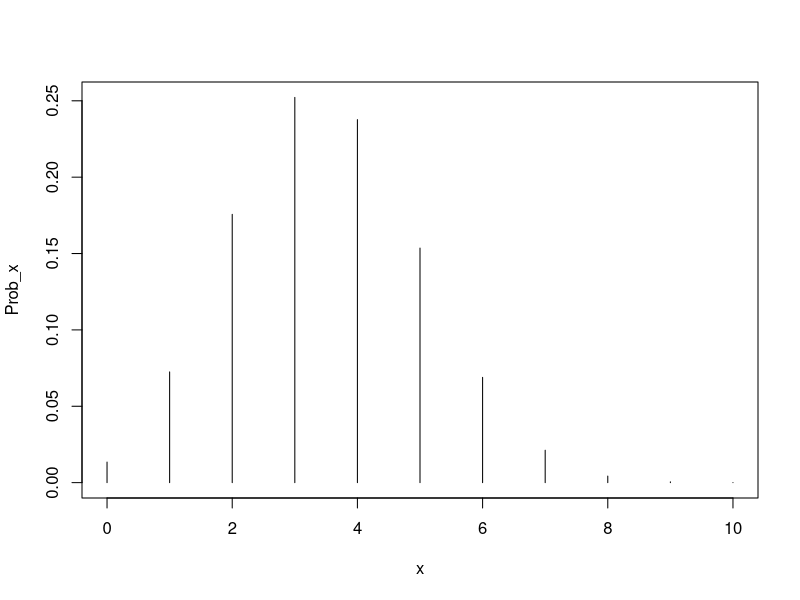
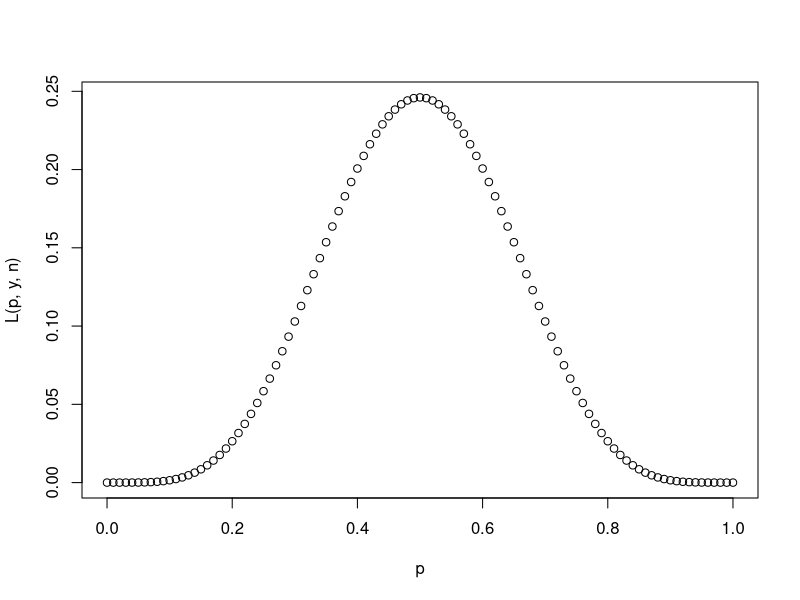
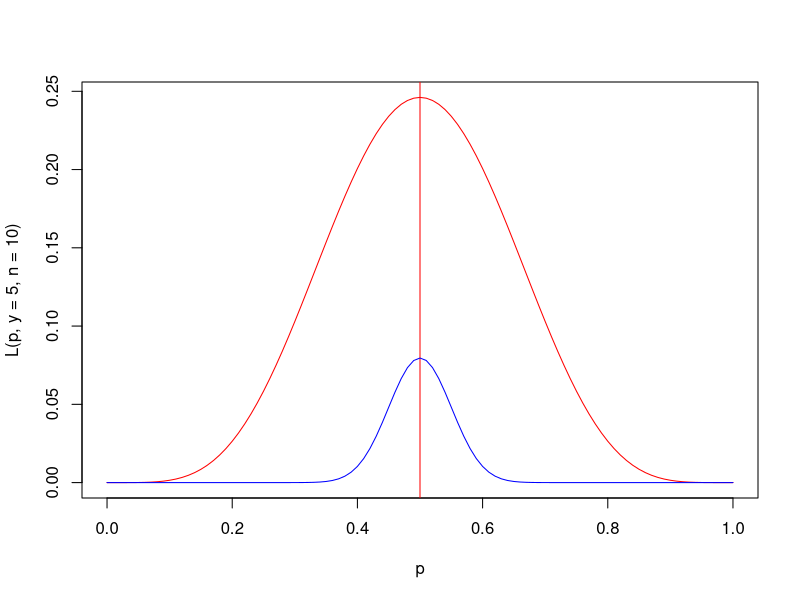
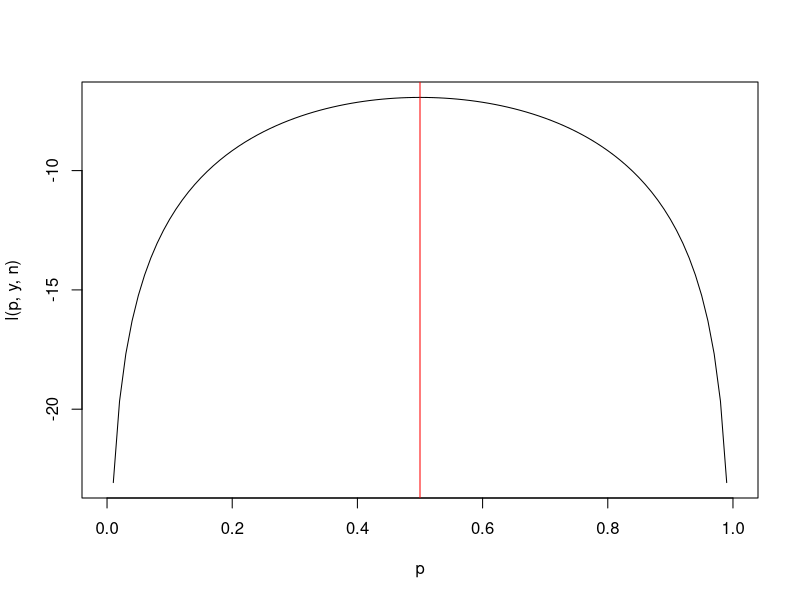
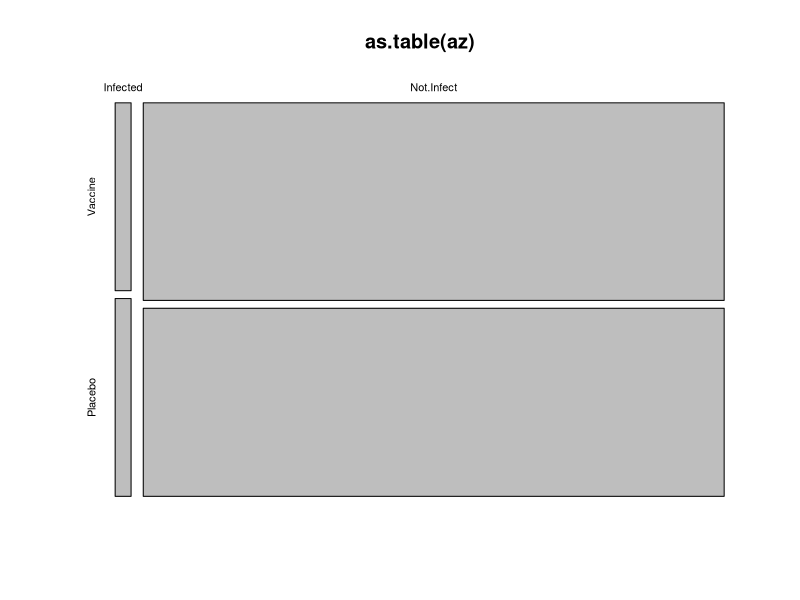
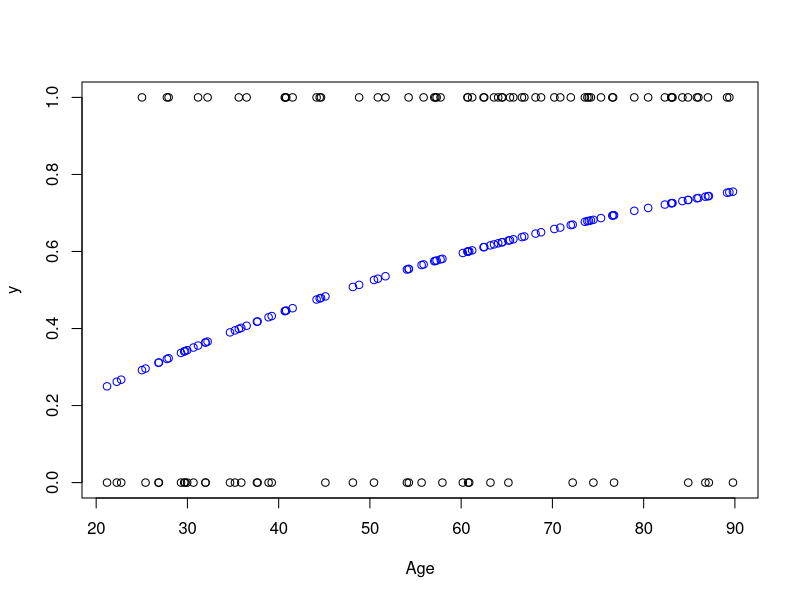
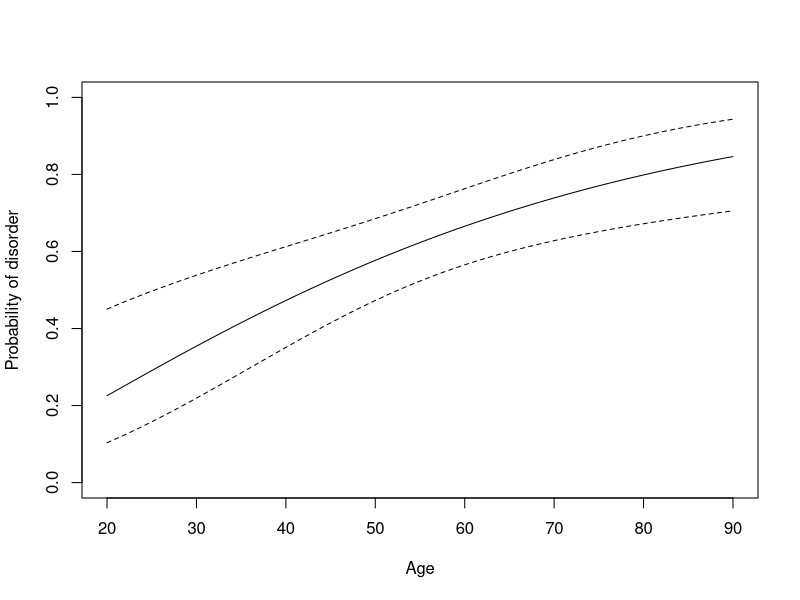

Reproduce these figures in R, in order.
## ---- chunk 1
knitr::opts_chunk$set(echo = TRUE)
## ---- chunk 2
x = 0:10
Prob_x = dbinom(x, 10, 0.35)
plot(x, Prob_x, type="h")
## ---- chunk 3
y = 5 # observed data
n = 10
L = function(p, y, n) choose(n,y) * p^y * (1-p)^(n-y) # see binomial probability expression above
p = seq(0, 1, by = 0.01) # values of p ranging from 0 to 1
plot(p, L(p, y, n)) # include argument type = "l" to get a line instead
## ---- chunk 4
likelihood = L(p, y, n)
p[likelihood == max(likelihood)]
## ---- chunk 5
plot(p, L(p, y=5, n=10), type="l", col="red") 
abline(v=y/n, col="red")
lines(p, L(p, y=50, n=100), col="blue") 
## ---- chunk 6
l = function(p, y=5, n=10) y*log(p) + (n-y)*log(1-p)
plot(p, l(p, y, n), type="l") 
abline(v=y/n, col="red")
## ---- chunk 7
# https://www.nytimes.com/2021/02/07/world/south-africa-astrazeneca-vaccine.html

az <- matrix(c(19, 748-19, 20, 714-20), ncol=2)
rownames(az) <- c("Infected", "Not.Infect")
colnames(az) <- c("Vaccine", "Placebo")

as.table(az)
plot(as.table(az))
## ---- chunk 8
(p.inf <- az["Infected", ] / colSums(az))
## ---- chunk 9
(odds.inf <- p.inf / (1 - p.inf))
## ---- chunk 10
(odds.ratio <- odds.inf["Vaccine"] / odds.inf["Placebo"])
## ---- chunk 11
(outcome <- cbind(Infected=az["Infected", ], Not.Infect=az["Not.Infect", ]))
(treatment <- factor(colnames(az)))
## ---- chunk 12
summary(m <- glm(outcome ~ treatment, family=binomial(link="logit")))
## ---- chunk 13
exp(confint(m)[2, ])
## ---- chunk 14
n = 100 # Number of individuals
Age = runif(n, 20, 90) # Draw ages from a uniform distribution (not realistic, but works for the purpose)
h = 1/100 # If b = 1, time until the disorder develops is exponentially distributed with mean 1/h
b = 1.1 # To see the relationship between accelerated Age and Age, use plot(Age, Age^b); abline(0,1)
eta = log(h) + b*log(Age)
p = 1-exp(-exp(eta))
y = rbinom(n, 1, p)
plot(Age, y)
points(Age, p, col="blue")
## ---- chunk 15
fit = glm(y ~ log(Age), family = binomial(link = "cloglog"))
summary(fit)
## ---- chunk 16
inv_cloglog = function(x) 1-exp(-exp(x)) # The inverse cloglog link function
nll_cloglog = function(beta, y, X, inv_link = inv_cloglog){
  eta = X %*% beta
  p = inv_link(eta)
  nll = -sum(y*log(p) + (1-y)*log(1-p))
}

## ---- chunk 17
Sim_data = data.frame(y=y, Age=Age)
X = model.matrix(~log(Age), Sim_data)
beta_start = c(0,0) # starting values for the numerical optimization (starting at 0 usually works well for glm's)
(fit = optim(beta_start, fn=nll_cloglog, y=Sim_data$y, X=X, hessian = TRUE))
## ---- chunk 18
vc = solve(fit$hessian)
(SE = sqrt(diag(vc)))
## ---- chunk 19
my_glm = function(formula, data, y, start=NULL, inv_link = inv_cloglog){
  X = model.matrix(formula, data = data)
  if(is.null(start)) start = rep(0, ncol(X)) # Setting starting values unless supplied
  names(start) = dimnames(X)[[2]]
  fit = optim(start, fn=nll_cloglog, y=Sim_data$y, X=X, inv_link=inv_link, hessian = TRUE)
  vcov = solve(fit$hessian)
  return(
    list(
      optim_output = fit,
      par = fit$par,
      se = sqrt(diag(vc)),
      vcov = vcov,
      inv_link = inv_cloglog,
      formula = formula
    )
  )
}
fit_my_glm = my_glm(~log(Age), Sim_data, Sim_data$y)
## ---- chunk 20
predict_my_glm = function(fit, newdata){
    X = model.matrix(fit$formula, data = newdata)
    eta = X %*% fit$par
    vc = X %*% fit$vcov %*% t(X)
    se = sqrt(diag(vc))
    pred = data.frame(
      p_hat = fit$inv_link(eta),
      lwr = fit$inv_link(eta - 2*se),
      upr = fit$inv_link(eta + 2*se)
    )
    return(cbind(newdata, pred))
}
## ---- chunk 21
newdata = data.frame(Age = 20:90)
pred = predict_my_glm(fit_my_glm, newdata)
plot(pred$Age, pred$p_hat, type="l", ylim=c(0,1), xlab="Age", ylab="Probability of disorder")
lines(pred$Age, pred$lwr, lty=2)
lines(pred$Age, pred$upr, lty=2)
## ---- chunk 22
Lambda <- 2
i.k <- rep(0:6, rep(8, 6+1))
lambda.k <- Lambda * (2^(-i.k))

set.seed(123456) # Just so we get the same numbers every time...
N.k <- rpois(length(i.k), lambda = lambda.k)
## ---- chunk 23
growth <- aggregate(N.k > 0, by = list(i.k), sum)$x
no.growth <- (8 - growth)

i <- 0:6
rbind(i, growth, no.growth)
## ---- chunk 24
summary(m <- glm(cbind(growth, no.growth) ~ i, family = binomial(link = "cloglog")))
## ---- chunk 25
exp(confint(m))
